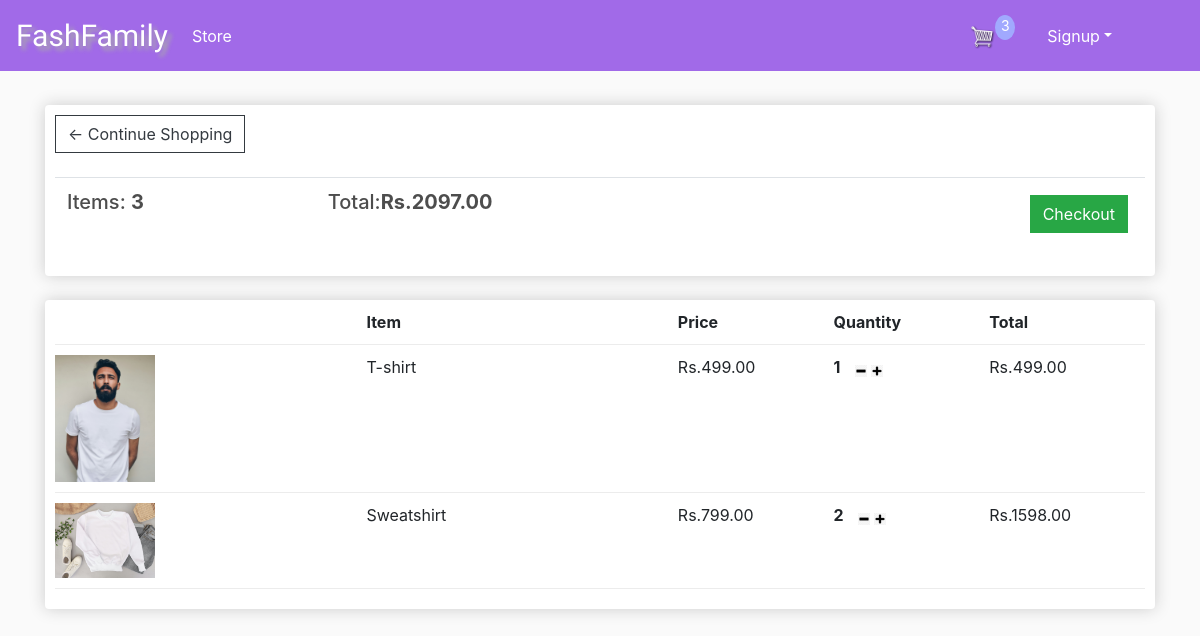
/cart/ (signed in), run on an earlier commit of the app's database.
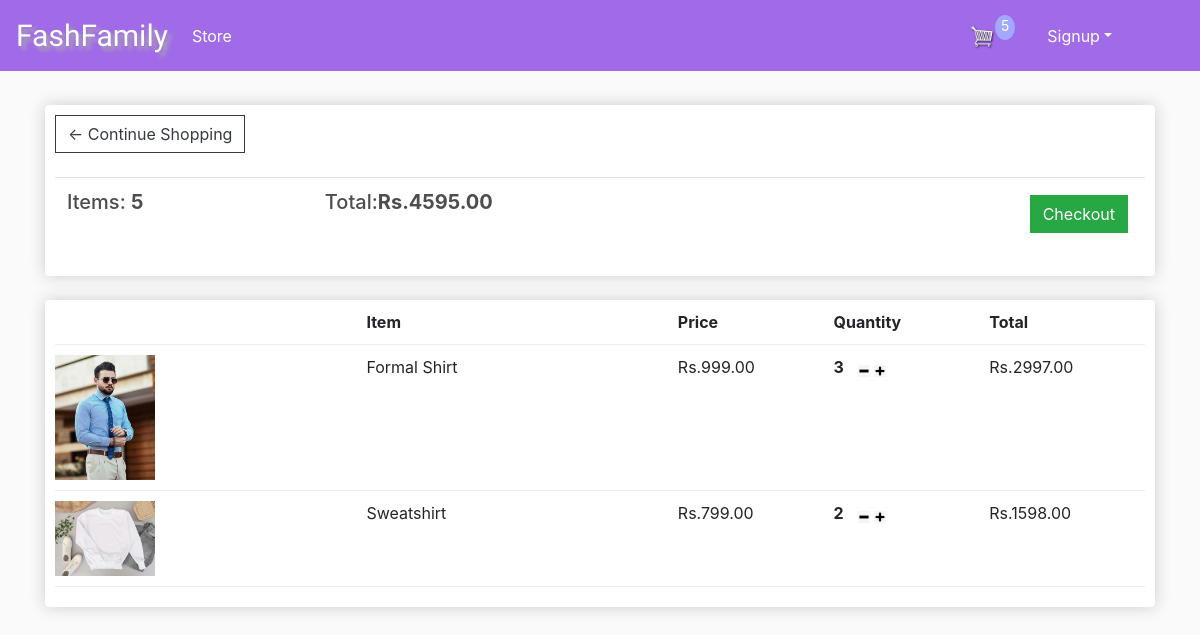
And on a later commit of the database.
### store/models.py (models this page shows, shortened)
class Order(models.Model):
    customer = models.ForeignKey(Customer, on_delete=models.SET_NULL, blank=True, null=True)
    date_ordered = models.DateTimeField(auto_now_add=True)
    complete = models.BooleanField(default=False, null=True, blank=False)
    transactions_id = models.CharField(max_length=200, null=True)
    @property
    def get_cart_total(self):
        orderitems = self.orderitem_set.all()
        total = sum([item.get_total for item in orderitems])
        return total
    @property
    def get_cart_items(self):
        orderitems = self.orderitem_set.all()
        total = sum([item.quantity for item in orderitems])
        return total

class OrderItem(models.Model):
    product = models.ForeignKey(Product, on_delete=models.SET_NULL, blank=True, null=True)
    order = models.ForeignKey(Order, on_delete=models.SET_NULL, blank=True, null=True)
    quantity = models.IntegerField(default=0, null=True, blank=True)
    date_added = models.DateTimeField(auto_now_add=True)
    @property
    def get_total(self):
        total = self.product.price * self.quantity
        return total

class Product(models.Model):
    name = models.CharField(max_length=200, null=True)
    price = models.DecimalField(max_digits=7, decimal_places=2)
    digital = models.BooleanField(default=False, null=True, blank=True)
    image = models.ImageField(null=True, blank=True)
    @property
    def imageURL(self):
        try:
            url = self.image.url
        except:
            url = ''
        return url

### store/views.py (the view)
# urls.py: path('cart/', views.cart, name="cart"),
def cart(request):
    data = cartData(request)
    cartItems = data['cartItems']
    order = data['order']
    items = data['items']
    context = {'items': items, 'order': order, 'cartItems':cartItems}
    return render(request, 'store/Cart.html', context)

### store/utils.py (called while the page is built)
def cartData(request):
            if request.user.is_authenticated:
                customer = request.user.customer
                order, created = Order.objects.get_or_create(customer=customer, complete=False)
                items = order.orderitem_set.all()
                cartItems = order.get_cart_items
            else:
                cookieData = cookieCart(request)
                cartItems = cookieData['cartItems']
                order = cookieData['order']
                items = cookieData['items']
            return {'cartItems': cartItems, 'order': order, 'items': items}

### store/templates/store/Cart.html
{% extends 'store/Main.html' %}
{% load static %}
{% block content %}
<div class="row">
		<div class="col-lg-12">
			<div class="box-element">
				<a  class="btn btn-outline-dark" href="{% url 'store' %}">&#x2190; Continue Shopping</a>
				<br>
				<br>
				<table class="table">
					<tr>
						<th><h5>Items: <strong>{{order.get_cart_items}}</strong></h5></th>
						<th><h5>Total:<strong>Rs.{{order.get_cart_total|floatformat:2}}</strong></h5></th>
						<th>
							<a  style="float:right; margin:5px;" class="btn btn-success" href="{% url 'checkout' %}">Checkout</a>
						</th>
					</tr>
				</table>
			</div>
			<br>
			<div class="box-element">
				<div class="cart-row">
					<div style="flex:2"></div>
					<div style="flex:2"><strong>Item</strong></div>
					<div style="flex:1"><strong>Price</strong></div>
					<div style="flex:1"><strong>Quantity</strong></div>
					<div style="flex:1"><strong>Total</strong></div>
				</div>
				{% for item in items %}
				<div class="cart-row">
					<div style="flex:2"><img class="row-image" src="{{item.product.imageURL}}"></div>
					<div style="flex:2"><p>{{item.product.name}}</p></div>
					<div style="flex:1"><p>Rs.{{item.product.price|floatformat:2}}</p></div>
					<div style="flex:1">
						<p class="quantity">{{item.quantity}}</p>
						<div class="quantity">
							<img data-product={{item.product.id}} data-action="remove" class="chg-quantity update-cart" src="{% static  'images/Minus.jpg' %}">
							<img data-product={{item.product.id}} data-action="add" class="chg-quantity update-cart" src="{% static  'images/Add.jpg' %}">
						</div>
					</div>
					<div style="flex:1"><p>Rs.{{item.get_total}}</p></div>
				</div>
				{% endfor %}
			</div>
		</div>
	</div>
{% endblock content%}

### store/templates/store/Main.html (shortened to what this page needs)
<!DOCTYPE html>
{% load static %}
<html>
    <head>
		<link rel="stylesheet" href="https://stackpath.bootstrapcdn.com/bootstrap/4.4.1/css/bootstrap.min.css">
        <link rel="stylesheet" type="text/css" href="{% static 'css/main.css' %}">
    </head>
    <body>
	<nav class="navbar navbar-expand-lg navbar-dark bg-dark">
	  <a class="navbar-brand" href="{% url 'store' %}">FashFamily</a>
	  <div class="collapse navbar-collapse" id="navbarSupportedContent">
	    <ul class="navbar-nav mr-auto">
	      <li class="nav-item active">
	        <a class="nav-link" href="{% url 'store' %}">Store </a>
	      </li>
	    </ul>
	    <div class="form-inline my-2 my-lg-0">
	     	<a href="{% url 'cart' %}">
	    		<img  id="cart-icon" src="{% static 'images/cart.png' %}">
	    	</a>
	    	<p id="cart-total">{{cartItems}}</p>
			<div class="dropdown">
					<a class="nav-link dropdown-toggle text-white" href="{% url 'signup' %}" id="profileDropdown" role="button"
					   data-bs-toggle="dropdown"  aria-expanded="false">Signup</a>
			</div>
	    </div>
	  </div>
	</nav>
     <div class="container">
         <br>
         {%block content%}
         {%endblock content%}
     </div>
     </body>
</html>

### store/static/css/main.css (style rules this page uses)
body { background-color: hsl(0, 0%, 98%); }
h1,h2,h3,h4,h5,h6 { color:hsl(0, 0%, 30%); }
.navbar-brand { font-family: 'Tangerine', serif; font-size: 30px; text-shadow: 4px 4px 4px #aaa; }
.nav-link { pointer: cursor; }
.dropdown { position:relative; float:right; margin-right:3.5rem; }
.box-element { box-shadow:hsl(0, 0%, 80%) 0 0 16px; background-color: #fff; border-radius: 4px; padding: 10px; }
.bg-dark { background-color: #A16AE8!important; }
#cart-icon { width:25px; display: inline-block; margin-left: 15px; }
#cart-total { display: block; text-align: center; color:#fff; background-color: #A1A9FE; width: 20px; height: 25px; border-radius: 50%; font-size: 14px; margin-right: 1rem; }
.col-lg-4, .col-lg-6, .col-lg-8, .col-lg-12 { margin-top: 10px; }
.btn { border-radius: 0; }
.row-image { width: 100px; }
.cart-row { display: flex; align-items: flex-stretch; padding-bottom: 10px; margin-bottom: 10px; border-bottom: 1px solid #ececec; }
.quantity { display: inline-block; font-weight: 700; padding-right:10px; }
.chg-quantity { width: 12px; cursor: pointer; display: inline-block; margin-top: 5px; transition:.1s; }

What changed in the data, as far as the page shows it:
no longer on this page (row edited): Order: get_cart_items "3", get_cart_total "2097.00"
no longer on this page (row edited): OrderItem: product.imageURL (picture), product.name "T-shirt", product.price "499.00", quantity "1", get_total "499.00"
added Order: get_cart_items "5", get_cart_total "4595.00"
added OrderItem: product.imageURL (picture), product.name "Formal Shirt", product.price "999.00", quantity "3", get_total "2997.00"
Also different on the page:
{{ cartItems }}: "3" → "5"
